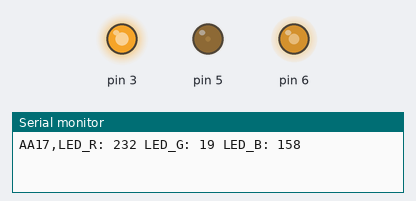
Bench run of a sketch on a simulated Arduino Uno, built with avr-gcc and run on an emulated ATmega328P. Parts: output pins drawn as LEDs (lit = HIGH), the last lines printed to the serial monitor. Random numbers use the default seed unless the sketch sets one.

Above: at 0.08 s.
At 4.93 s:
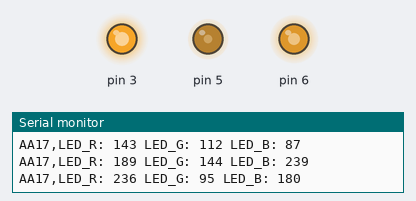
At 10.03 s:
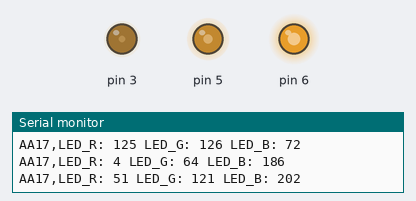
At 19.99 s:
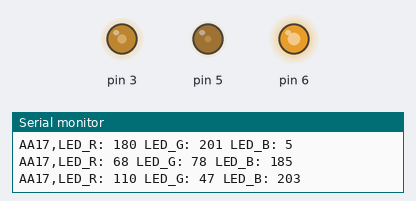
At 29.94 s:
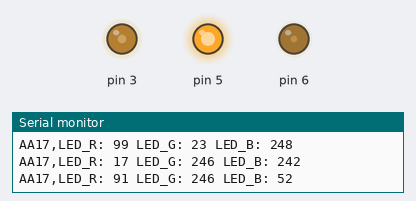
At 39.91 s:
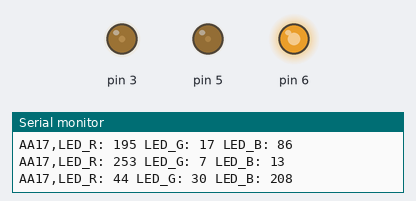
Timing chart, 0 to 40.0 s (numbered marks = the images above):
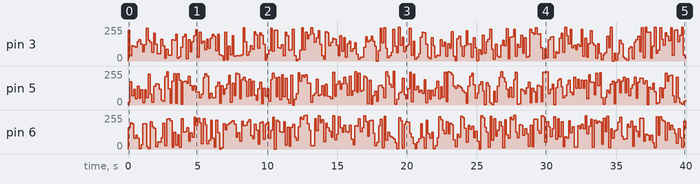

Measured:
- by itself, pin 3: 0/255 → 232/255 at 0.00 s, → 38/255 0.13 s later, → 114/255 0.13 s later, → 109/255 0.13 s later, … (306 changes in this stretch)
- by itself, pin 5: 0/255 → 19/255 at 0.01 s, → 175/255 0.13 s later, → 68/255 0.13 s later, → 120/255 0.13 s later, … (305 changes in this stretch)
- by itself, pin 6: 0/255 → 158/255 at 0.02 s, → 197/255 0.13 s later, → 188/255 0.13 s later, → 80/255 0.13 s later, … (305 changes in this stretch)

The sketch:

sketch04_pwm_3_leds.ino.ino
```cpp
// pwm_3_leds.ino
int pwm1 = 0;
int pwm2 = 0;
int pwm3 = 0;

int ledR = 3;
int ledG = 5;
int ledB = 6;


// the setup function runs once when you press reset or power the board
void setup() {
Serial.begin(9600);
}

// the loop function runs over and over again forever
void loop() {

pwm1 = random(0,255);
pwm2 = random(0 ,255);
pwm3 = random(0,255);
pwmLed(ledR , pwm1);
pwmLed(ledG , pwm2);
pwmLed(ledB , pwm3);


 Serial.print("AA17,LED_R: ");
 Serial.print(pwm1);
 Serial.print(" LED_G: ");
 Serial.print(pwm2);
 Serial.print(" LED_B: ");
 Serial.println(pwm3);
 delay(100);

}

void pwmLed(int led, int pwmValue) {
  analogWrite(led,pwmValue);
  delay(10);
}
```
